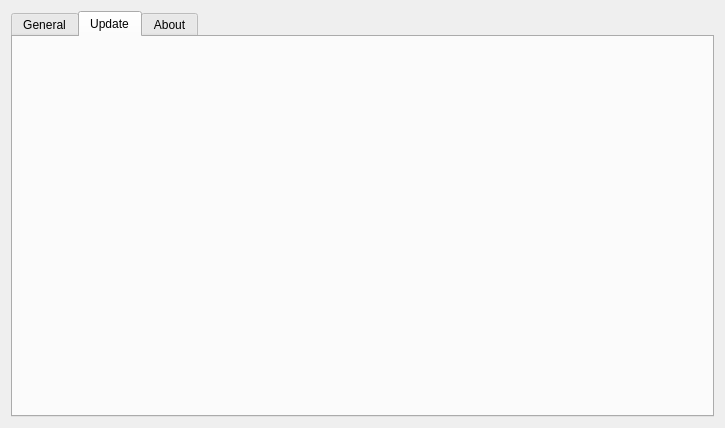
<?xml version="1.0" encoding="UTF-8"?>
<ui version="4.0">
 <class>SettingUI</class>
 <widget class="QWidget" name="SettingUI">
  <property name="geometry">
   <rect>
    <x>0</x>
    <y>0</y>
    <width>725</width>
    <height>428</height>
   </rect>
  </property>
  <property name="windowTitle">
   <string>Setting</string>
  </property>
  <layout class="QVBoxLayout" name="verticalLayout">
   <item>
    <widget class="QTabWidget" name="tabWidget">
     <property name="currentIndex">
      <number>1</number>
     </property>
     <widget class="QWidget" name="tabGeneral">
      <attribute name="title">
       <string>General</string>
      </attribute>
      <layout class="QVBoxLayout" name="verticalLayout_4">
       <item>
        <widget class="QWidget" name="generalDlg" native="true"/>
       </item>
      </layout>
     </widget>
     <widget class="QWidget" name="tabUpdate">
      <attribute name="title">
       <string>Update</string>
      </attribute>
      <layout class="QVBoxLayout" name="verticalLayout_3">
       <item>
        <widget class="QWidget" name="updateDlg" native="true"/>
       </item>
      </layout>
     </widget>
     <widget class="QWidget" name="tabAbout">
      <attribute name="title">
       <string>About</string>
      </attribute>
      <layout class="QVBoxLayout" name="verticalLayout_2">
       <item>
        <widget class="QWidget" name="aboutDlg" native="true"/>
       </item>
      </layout>
     </widget>
    </widget>
   </item>
  </layout>
 </widget>
 <resources/>
 <connections/>
</ui>
